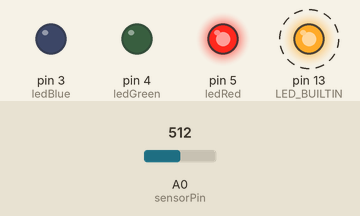
The sketch below on a simulated Arduino Uno, built with avr-gcc and run on an emulated ATmega328P. On the bench: output pins drawn as LEDs (lit = HIGH). Dashed ring = blinking. The test bench sets the inputs (shaded band); at power-on: A0 (sensorPin) = 512.

Above: at 4.8 s.
4.9 s: A0 (sensorPin) set to 254
8.4 s: A0 (sensorPin) set to 219
At 10.4 s:
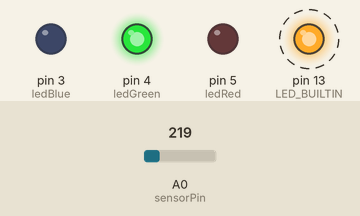
14.5 s: A0 (sensorPin) set to 131
18.0 s: A0 (sensorPin) set to 113
At 18.8 s:
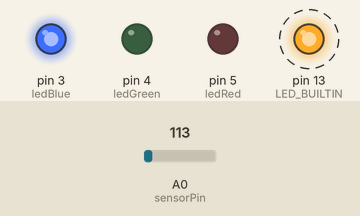
22.5 s: A0 (sensorPin) set to 306
At 25.6 s:
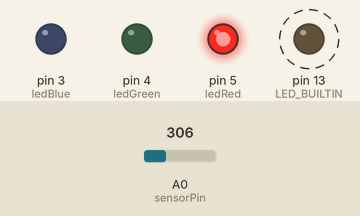
28.9 s: A0 (sensorPin) set to 122
At 31.4 s:
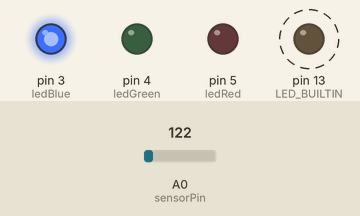
Timing chart, 0 to 36.3 s (numbered marks = the images above; inputs shaded):
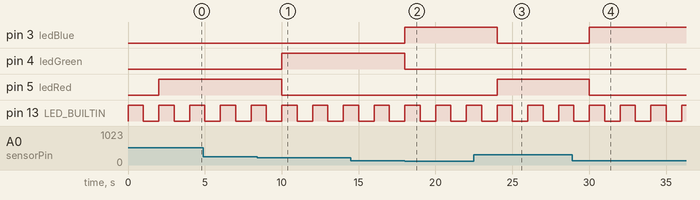

The sketch:

sensor_temperatura1.ino
```cpp
// C++ code
//

// var para temperaturas
int sensorPin = A0;
float valorSensor;
float tensaoSaida;
float temperaturaC;

// var para led's
int ledBlue = 3;
int ledGreen = 4;
int ledRed = 5;


void setup()
{
  pinMode(LED_BUILTIN, OUTPUT);
  pinMode(sensorPin, INPUT);

  pinMode(ledBlue, OUTPUT);
  pinMode(ledGreen, OUTPUT);
  pinMode(ledRed, OUTPUT);

  // Habilitar porta serial em uma taxa de 9600
  //Serial.begin(9600);
}

void loop()
{
  // apenas para acender o led_builtin
  digitalWrite(LED_BUILTIN, HIGH);
  delay(1000); // Wait for 1000 millisecond(s)
  digitalWrite(LED_BUILTIN, LOW);
  delay(1000); // Wait for 1000 millisecond(s)

  // Ler o sensor e salvar
  valorSensor = analogRead(sensorPin);

  // Encontrando a porcentagem da leitura de input
  temperaturaC = valorSensor / 1024;

  // Multiplique por 5V para obter a tensão
  temperaturaC = temperaturaC * 5;

  // Subtraia o deslocamento
  temperaturaC = temperaturaC - 0.5;

  // Calc para valor celsius
  temperaturaC = temperaturaC * 100;

  // laço de repetições para os leds
  if (temperaturaC < 10){
    digitalWrite(ledBlue, HIGH);
    digitalWrite(ledGreen, LOW);
    digitalWrite(ledRed, LOW);
  } else if (temperaturaC > 10 && temperaturaC < 65){
  	digitalWrite(ledBlue, LOW);
    digitalWrite(ledGreen, HIGH);
    digitalWrite(ledRed, LOW);
  } else if (temperaturaC > 65){
  	digitalWrite(ledBlue, LOW);
    digitalWrite(ledGreen, LOW);
    digitalWrite(ledRed, HIGH);
  }

  // Printando temp (em graus Cº)
  Serial.print("\n Temperatura(celsius): ");
  Serial.print(temperaturaC);
}	
```

Measured:
- the behaviour switches between 236 and 235 on A0 (sensorPin) (found by bisection; images 0 and 1)
- the behaviour switches between 123 and 122 on A0 (sensorPin) (found by bisection; images 1 and 2)
- after the input at 8.4 s, pin 4 (ledGreen): LOW → HIGH after 1.6 s; pin 5 (ledRed): HIGH → LOW after 1.6 s
- after the input at 18.0 s, pin 3 (ledBlue): LOW → HIGH at once; pin 4 (ledGreen): HIGH → LOW at once
- after the input at 22.5 s, pin 3 (ledBlue): HIGH → LOW after 1.5 s; pin 5 (ledRed): LOW → HIGH after 1.5 s
- after the input at 28.9 s, pin 3 (ledBlue): LOW → HIGH after 1.1 s; pin 5 (ledRed): HIGH → LOW after 1.1 s
- by itself, pin 13 (LED_BUILTIN): alternates HIGH for 1.0 s and LOW for 1.0 s
